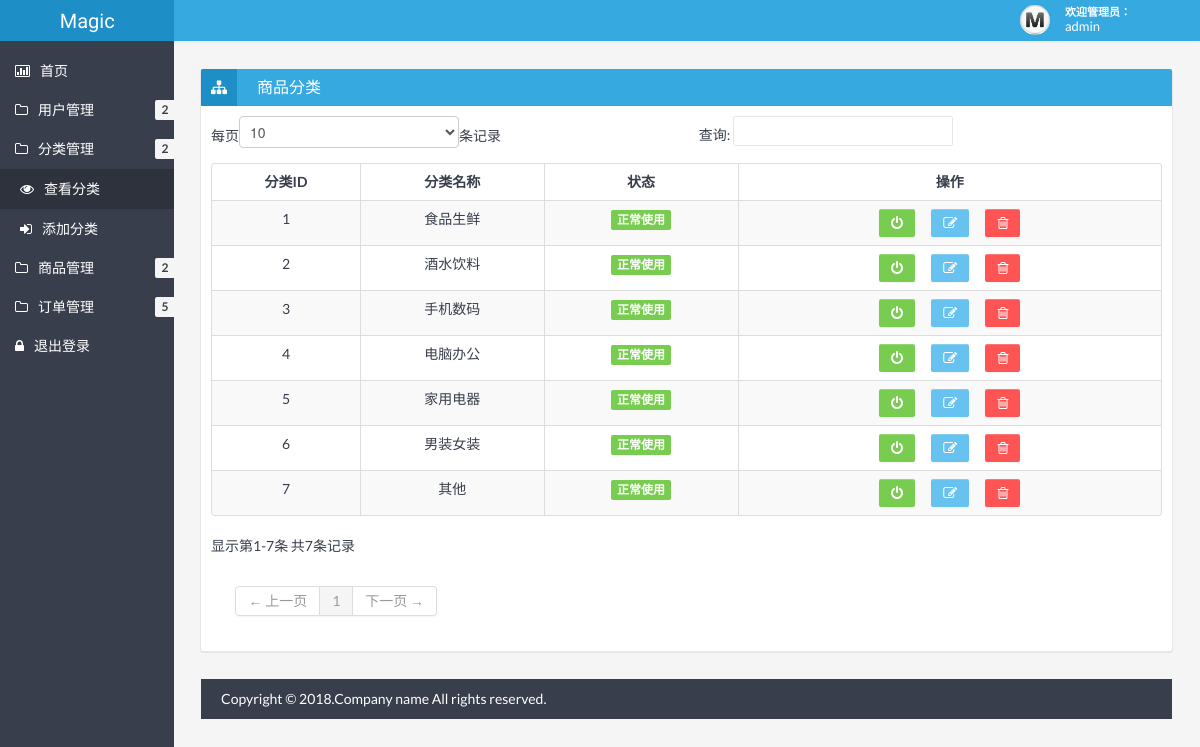
/admin/showCategory.php (signed in), run on the app's committed database.
### tables this page shows
CREATE TABLE `user` (
  `uid` int(11) NOT NULL AUTO_INCREMENT COMMENT '用户id',
  `uname` varchar(20) DEFAULT NULL COMMENT '用户名',
  `password` varchar(20) DEFAULT NULL COMMENT '密码',
  `phone` varchar(13) DEFAULT NULL COMMENT '手机号',
  `email` varchar(30) DEFAULT NULL COMMENT '邮箱',
  `state` tinyint(4) DEFAULT '1' COMMENT '状态',
  `level` tinyint(4) DEFAULT '0' COMMENT '权限',
  PRIMARY KEY (`uid`)
);

CREATE TABLE `category` (
  `cid` int(11) NOT NULL COMMENT '分类id',
  `cname` varchar(20) NOT NULL COMMENT '分类名称',
  `state` tinyint(1) NOT NULL COMMENT '分类状态',
  PRIMARY KEY (`cid`)
);

### admin/checkLogin.php (called while the page is built, shortened)
<?php
	if(!isset($_SESSION["uid"])){
		echo '<script language="javascript">location.href="login.php"</script>';
	}else{
		$uid = $_SESSION['uid'];
    	$sql = 'select * from user where uid='.$uid;
    	$res = mysql_query($sql);
    	$row = mysql_fetch_array($res);
    	$username = $row['uname'];
	}
?>

### admin/showCategory.php (the view, shortened to what this page needs)
<?php
include "checkLogin.php";
    $sql = 'select * from category';
    $res = mysql_query($sql);
    ?>
    <!DOCTYPE html>
    <html lang="en">
    <head>
    	<link href="css/bootstrap.min.css" rel="stylesheet" />
    	<link href="css/bootstrap-responsive.min.css" rel="stylesheet" />
    	<link href="css/style.min.css" rel="stylesheet" />
    	<link href="css/style-responsive.min.css" rel="stylesheet" />
    	<link href="css/retina.css" rel="stylesheet" />
	<meta http-equiv="Content-Type" content="text/html; charset=utf-8" /></head>
	<body>
		<?php include "header.php" ?>
		<div class="container-fluid-full">
		<div class="row-fluid">
		<?php include "banner.php" ?>
		<div id="content" class="span10">
		<div class="row-fluid">
		<div class="box span12">
		<div class="box-header" data-original-title="">
		<h2><i class="icon-sitemap"></i><span class="break"></span>商品分类</h2>
		</div>
		<div class="box-content">
		<table class="table table-striped table-bordered bootstrap-datatable datatable">
		<thead>
		<tr>
		<th style="text-align:center;">分类ID</th>
		<th style="text-align:center;">分类名称</th>
		<th style="text-align:center;">状态</th>
		<th style="text-align:center;">操作</th>
		</tr>
		</thead>
		<tbody>
		<?php
		while ($row = mysql_fetch_assoc($res) ){
			if($row['state']==0){
				$tip="label-important";
				$state="已禁用";
			}else{
				$tip="label-success";
				$state="正常使用";
			}
			echo '
			<tr>
			<td style="text-align:center;" class="center">'.$row['cid'].'</td>
			<td style="text-align:center;" class="center">'.$row['cname'].'</td>
			<td style="text-align:center;" class="center">
			<span class="label '.$tip.'">'.$state.'</span>
			</td>
			<td style="text-align:center;" class="center">
			<a class="btn btn-success" href="showCategory.php?method=changeState&state='.$row['state'].'&cid='.$row['cid'].'">
			<i class="icon-off "></i>
			</a>&nbsp;&nbsp;&nbsp;&nbsp;&nbsp;
			<a class="btn btn-info" href="editCategory.php?cid='.$row['cid'].'">
			<i class="icon-edit "></i>
			</a>&nbsp;&nbsp;&nbsp;&nbsp;&nbsp;
			<a class="btn btn-danger" href="showCategory.php?method=del&cid='.$row['cid'].'">
			<i class="icon-trash "></i>
			</a>
			</td>
			</tr>
			';
		}?>
	</tbody>
</table>
</div>
</div>
</div>
<?php include "footer.php" ?>
</div>
</body>
</html>

### admin/header.php
<?php
	echo '
	<div class="navbar">
		<div class="navbar-inner">
			<div class="container-fluid">
				<a class="btn btn-navbar" data-toggle="collapse" data-target=".top-nav.nav-collapse,.sidebar-nav.nav-collapse">
					<span class="icon-bar"></span>
					<span class="icon-bar"></span>
					<span class="icon-bar"></span>
				</a>
				<div class="row-fluid">
				<a class="brand span2" href="index.php"><span>Magic</span></a>
				</div>
				<div class="nav-no-collapse header-nav">
					<ul class="nav pull-right">
						<li class="dropdown">
							<a class="btn account dropdown-toggle" data-toggle="dropdown" href="#">
								<div class="avatar"><img src="/php/admin/img/avatar.jpg" alt="Avatar" /></div>
								<div class="user">
									<span class="hello">欢迎管理员：&nbsp;&nbsp;&nbsp;&nbsp;&nbsp;&nbsp;&nbsp;&nbsp;&nbsp;</span>
									<span class="name">'.$username.'</span>
								</div>
							</a>
							<ul class="dropdown-menu">
								<li class="dropdown-menu-title">
								</li>
								<li><a href="login.php?method=del"><i class="icon-off"></i> 退出登录</a></li>
							</ul>
						</li>
					</ul>
				</div>
			</div>
		</div>
	</div>
	';
 ?>

### admin/css/halflings.css (style rules this page uses)
html, html .halflings { -webkit-font-smoothing: antialiased !important; }

### data on the page
user: uname "admin"
category: cid "2", cname "酒水饮料", state "正常使用"
category: cid "3", cname "手机数码", state "正常使用"
category: cid "4", cname "电脑办公", state "正常使用"
category: cid "5", cname "家用电器", state "正常使用"
category: cid "6", cname "男装女装", state "正常使用"
category: cid "1", cname "食品生鲜", state "正常使用"
category: cid "7", cname "其他", state "正常使用"
